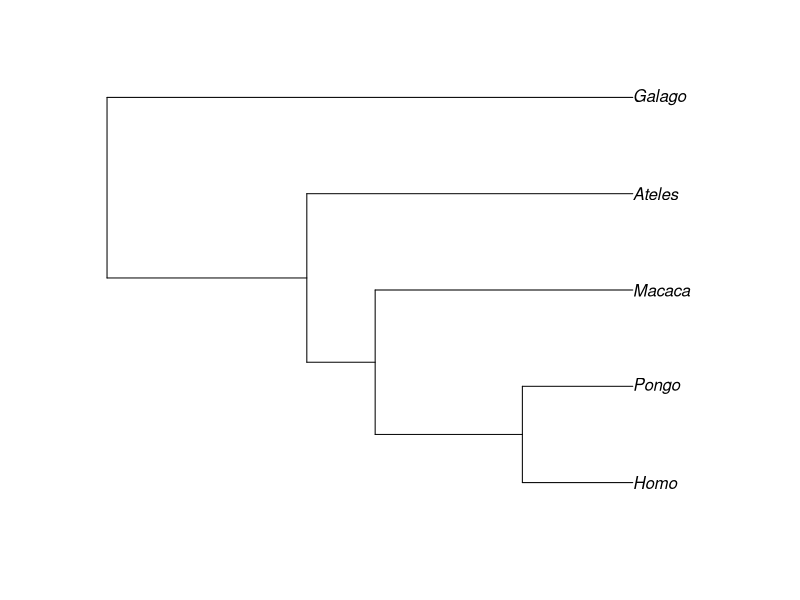
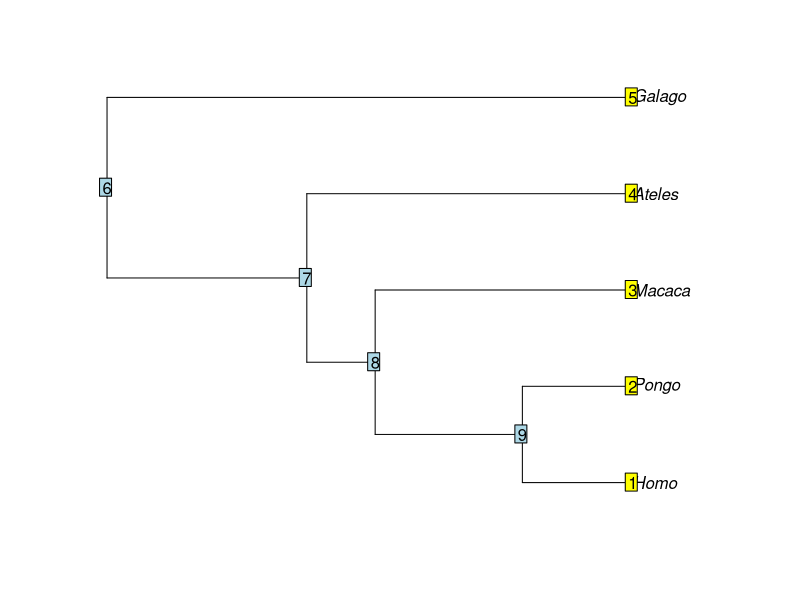
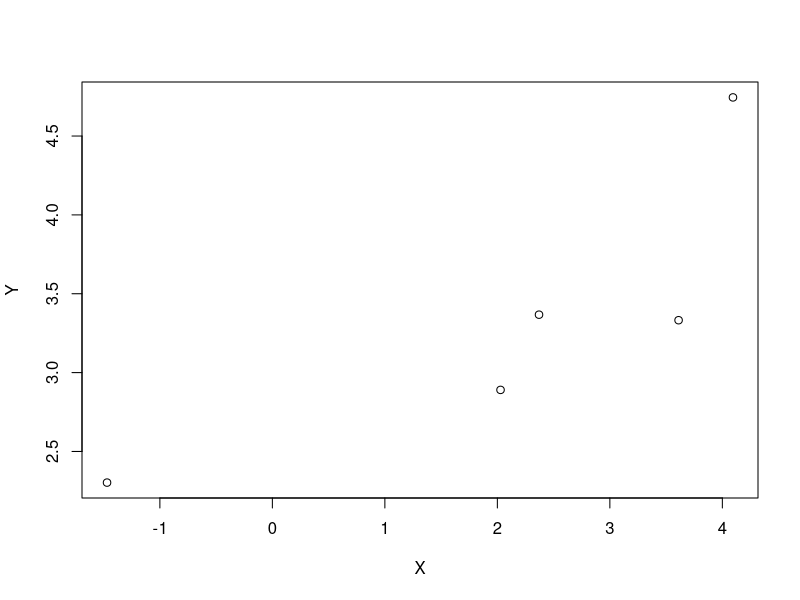
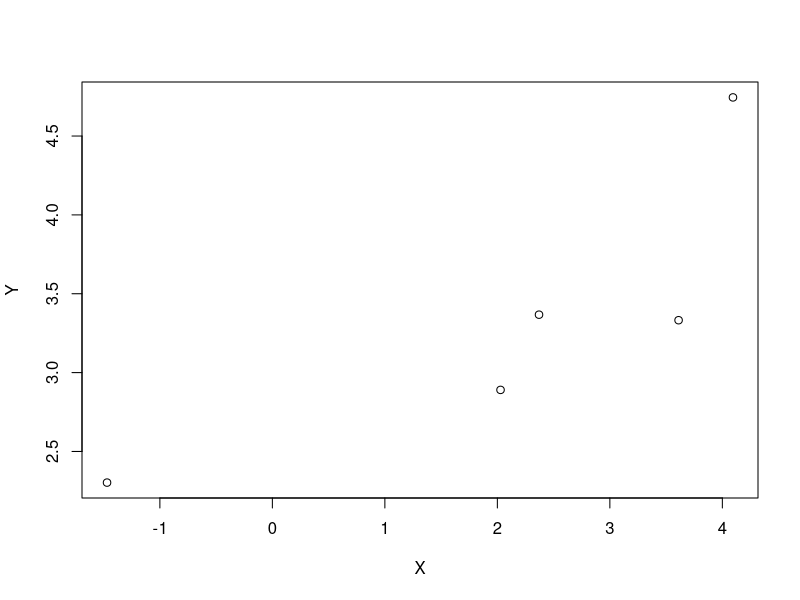
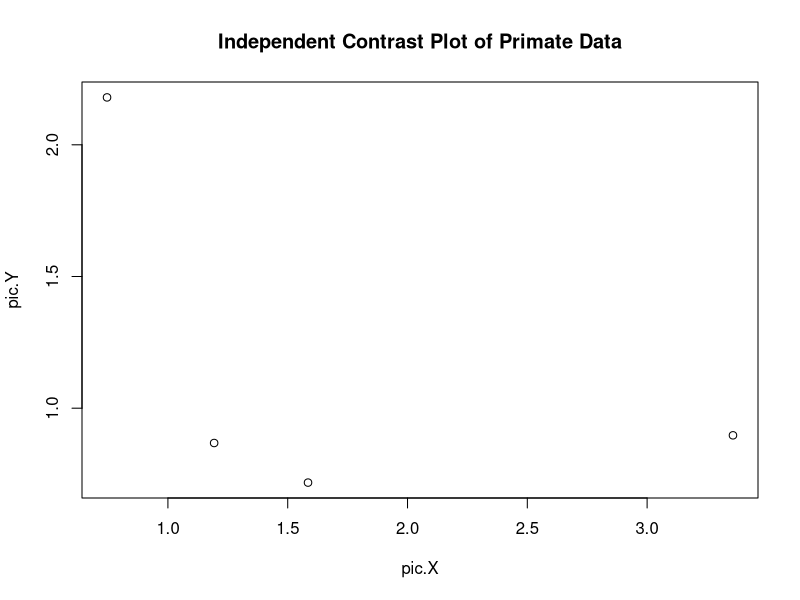
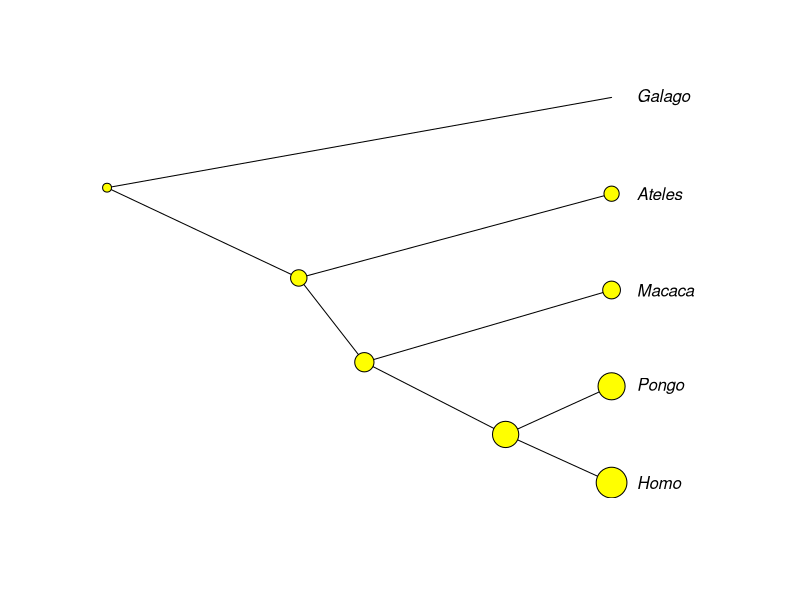

Here is the R script that generated these plots, in order:
### R code from vignette source 'simpleCA.Rnw'
### Encoding: UTF-8

###################################################
### code chunk number 1: simpleCA.Rnw:59-60
###################################################
require(ape)


###################################################
### code chunk number 2: simpleCA.Rnw:62-63
###################################################
options(width=80)


###################################################
### code chunk number 3: simpleCA.Rnw:69-73
###################################################
tree.primates <- read.tree(text="((((Homo:0.21,Pongo:0.21):0.28,Macaca:0.49):
0.13,Ateles:0.62):0.38,Galago:1.00);")
tree.primates
summary(tree.primates)


###################################################
### code chunk number 4: simpleCA.Rnw:78-79
###################################################
plot(tree.primates)


###################################################
### code chunk number 5: a (eval = FALSE)
###################################################
## pdf(file="primatetree.pdf")      # turn on pdf device for output
## plot(tree.primates)            # plot the tree to the pdf file
## dev.off()               # turn off pdf device to return output to the default
## 
## save(tree.primates, file="tree.primates.rda")  # save tree in Rdata format


###################################################
### code chunk number 6: simpleCA.Rnw:94-96
###################################################
class(tree.primates)
str(tree.primates)


###################################################
### code chunk number 7: simpleCA.Rnw:101-104
###################################################
plot(tree.primates)
nodelabels()
tiplabels()


###################################################
### code chunk number 8: simpleCA.Rnw:109-110
###################################################
tree.primates$edge


###################################################
### code chunk number 9: simpleCA.Rnw:115-116
###################################################
tree.primates$tip.label


###################################################
### code chunk number 10: simpleCA.Rnw:121-122
###################################################
tree.primates$edge.length


###################################################
### code chunk number 11: simpleCA.Rnw:131-138
###################################################
X <- c(4.09434, 3.61092, 2.37024, 2.02815, -1.46968)
Y <- c(4.74493, 3.33220, 3.36730, 2.89037, 2.30259)
X
Y
names(X) <- names(Y) <- c("Homo", "Pongo", "Macaca", "Ateles", "Galago")
X
Y


###################################################
### code chunk number 12: simpleCA.Rnw:145-153
###################################################
pic.X <- pic(X, tree.primates)
pic.Y <- pic(Y, tree.primates)
pic.X
pic.Y
cor.test(pic.X, pic.Y)
lm.YX <- lm(pic.Y ~ pic.X - 1) # this is a regression of Y "as a function" of X, 
                           # with -1 meaning no intercept (through origin)
summary(lm.YX)    # this shows us the p-values and summary statistics


###################################################
### code chunk number 13: xy
###################################################
plot(X, Y)   # same as plot(Y ~ X)


###################################################
### code chunk number 14: simpleCA.Rnw:163-164
###################################################
plot(X, Y)   # same as plot(Y ~ X)


###################################################
### code chunk number 15: simpleCA.Rnw:169-170
###################################################
summary(lm(Y ~ X -1))


###################################################
### code chunk number 16: simpleCA.Rnw:175-178 (eval = FALSE)
###################################################
## quartz()
## plot(pic.X, pic.Y)
## title("Independent Contrast Plot of Primate Data")   


###################################################
### code chunk number 17: simpleCA.Rnw:182-184
###################################################
plot(pic.X, pic.Y)   
title("Independent Contrast Plot of Primate Data")   


###################################################
### code chunk number 18: simpleCA.Rnw:249-251
###################################################
tree <- tree.primates
bm.prim <- corBrownian(phy=tree)


###################################################
### code chunk number 19: simpleCA.Rnw:256-259
###################################################
require(nlme)
XY <- data.frame(Y, X)
summary(gls(Y ~ X, correlation=corBrownian(phy=tree), data=XY))


###################################################
### code chunk number 20: simpleCA.Rnw:268-270 (eval = FALSE)
###################################################
## corGrafen(value, tree, fixed=FALSE)
## corMartins(value, tree, fixed=FALSE)


###################################################
### code chunk number 21: simpleCA.Rnw:280-284
###################################################
ancstatesML <- ace(X, tree, type="continuous")
ancstatesPIC <- ace(X, tree, type="continuous", method="pic")
ancstatesML
ancstatesPIC


###################################################
### code chunk number 22: simpleCA.Rnw:300-303
###################################################
plot(tree, type="cladogram", label.offset=.05)
tiplabels(pch=21, cex= X, bg="yellow")
nodelabels(pch=21, cex= ancstatesML$ace, bg="yellow")


###################################################
### code chunk number 23: simpleCA.Rnw:308-309 (eval = FALSE)
###################################################
## plot(tree, type="cladogram", use.edge.length=FALSE, label.offset=.05)


###################################################
### code chunk number 24: simpleCA.Rnw:313-314
###################################################
save(tree.primates, X, Y, file="tree.primates.rda")


